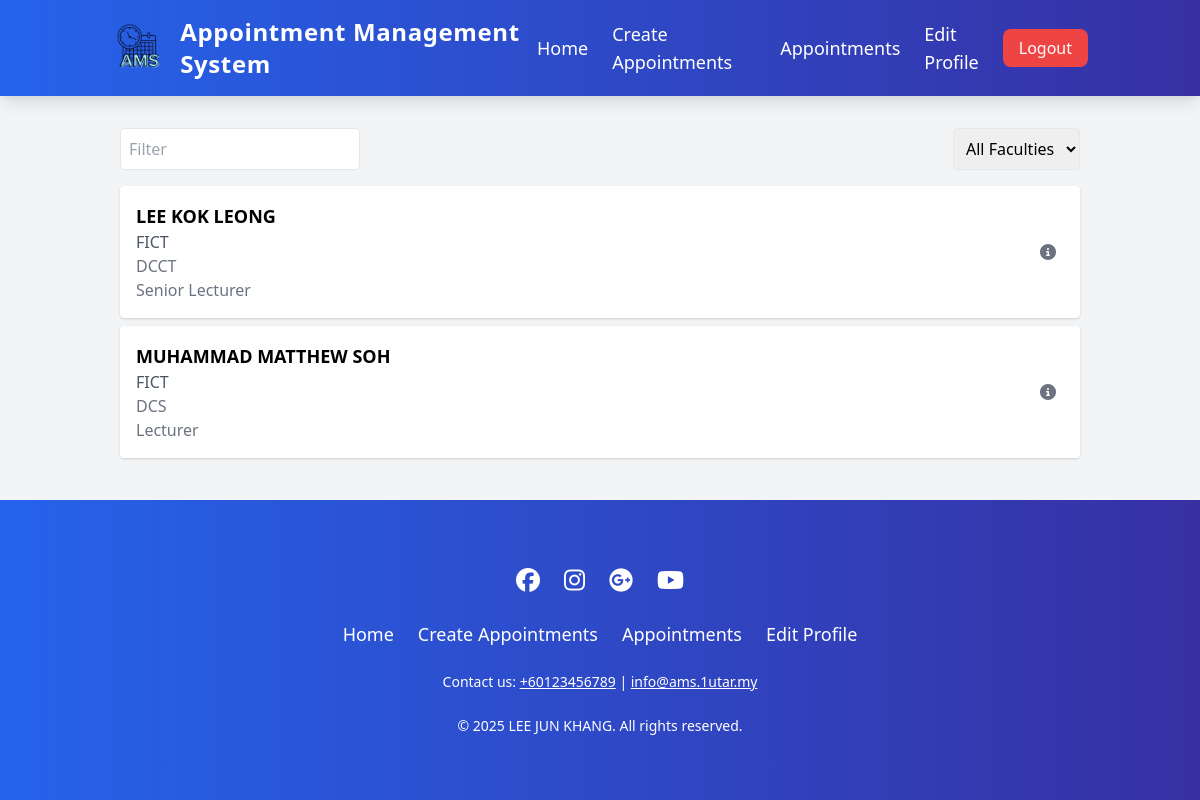
The page /lecturer_list.php (signed in) on the database as committed earlier.
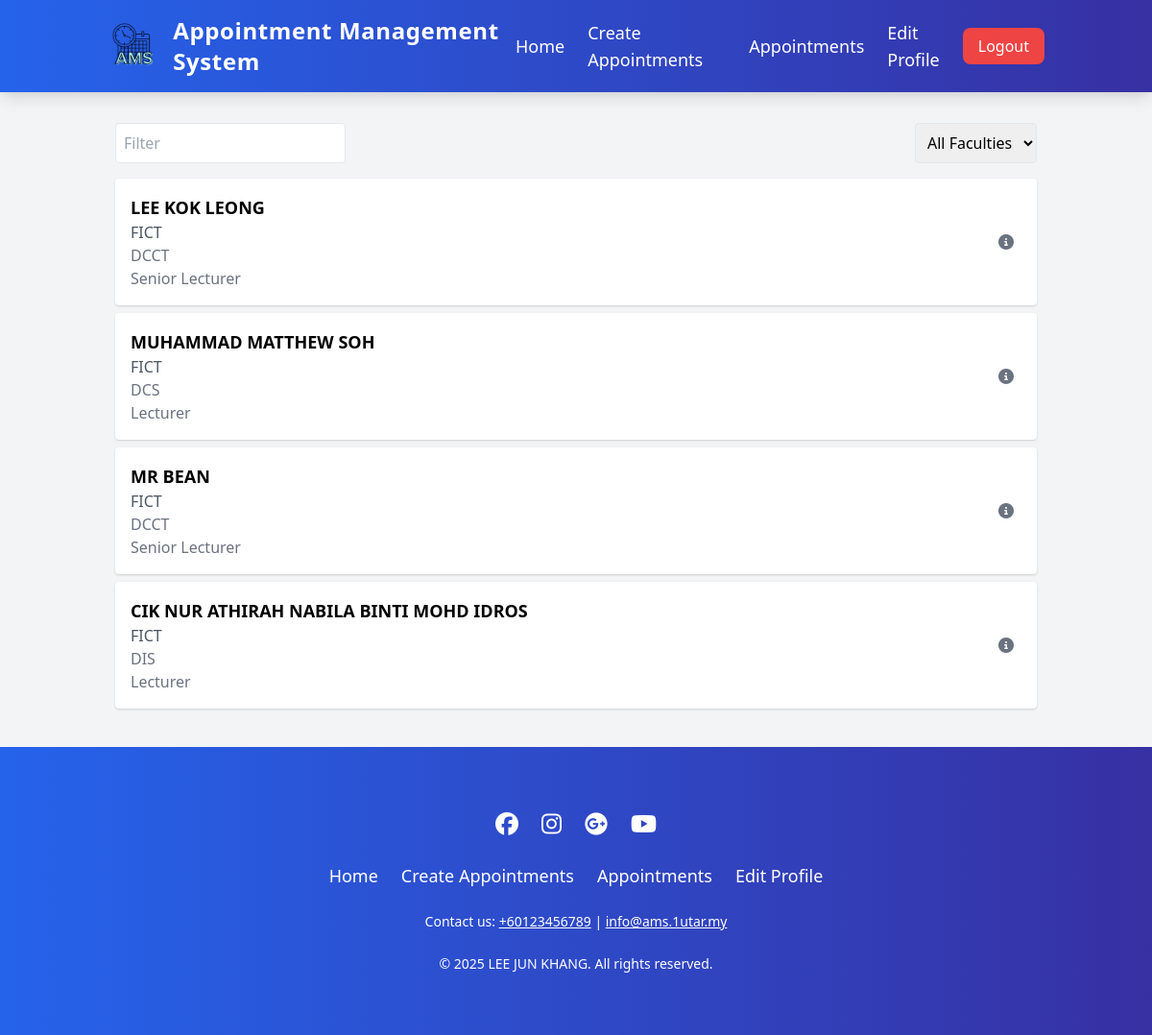
The same page on the database as committed later.
### tables this page shows
CREATE TABLE `lecturers` (
  `id` bigint(11) NOT NULL,
  `user_id` bigint(11) NOT NULL,
  `username` varchar(100) NOT NULL,
  `faculty` varchar(100) NOT NULL,
  `department` varchar(100) NOT NULL,
  `designation` varchar(50) NOT NULL,
  `office_no` text DEFAULT NULL
);

### lecturer_list.php (the view, shortened to what this page needs)
<?php
include('database.php');
$query = "SELECT id, username, user_id, faculty, department, designation FROM lecturers";
$result = $con->query($query);
$lecturers = [];
if ($result->num_rows > 0) {
    while ($row = $result->fetch_assoc()) {
        $lecturer_id = $row['id'];
        $avail_query = "SELECT * FROM lecturer_availability WHERE lecturer_id = ?";
        $stmt = $con->prepare($avail_query);
        $stmt->bind_param("i", $lecturer_id);
        $stmt->execute();
        $avail_result = $stmt->get_result();
        $availability_strings = [];
        while ($avail_row = $avail_result->fetch_assoc()) {
            if ($avail_row['is_recurring']) {
                $days = ['Sunday', 'Monday', 'Tuesday', 'Wednesday', 'Thursday', 'Friday', 'Saturday'];
                $day_of_week = $days[$avail_row['day_of_week']];
                $start_time = date("h:i A", strtotime($avail_row['start_time']));
                $end_time = date("h:i A", strtotime($avail_row['end_time']));
                $recurring_period = '';
                if ($avail_row['start_date'] && $avail_row['end_date']) {
                    $start_date = date("d M Y", strtotime($avail_row['start_date']));
                    $end_date = date("d M Y", strtotime($avail_row['end_date']));
                    $recurring_period = " (from $start_date to $end_date)";
                }
                $availability_strings[] = "Every $day_of_week, $start_time - $end_time$recurring_period";
            } else {
                $start_datetime = date("d M Y, h:i A", strtotime($avail_row['start_datetime']));
                $end_datetime = date("h:i A", strtotime($avail_row['end_datetime']));
                $availability_strings[] = "$start_datetime - $end_datetime";
            }
        }
        $row['availability'] = $availability_strings;
        $lecturers[] = $row;
    }
}
?>
<!DOCTYPE html>
<html lang="en">
<head>
    <link href="https://cdn.jsdelivr.net/npm/tailwindcss@2.2.19/dist/tailwind.min.css" rel="stylesheet">
    <link rel="stylesheet" href="https://cdnjs.cloudflare.com/ajax/libs/font-awesome/6.5.2/css/all.min.css">
</head>
<body class="bg-gray-100 font-merriweather">
    <?php
    include("header.php");
    ?>
    <div class="container mx-auto p-4">
        <div class="flex justify-between items-center mb-4">
            <div class="relative w-1/4">
                <input type="text" id="search-filter" placeholder="Filter" class="border p-2 rounded w-full">
            </div>
            <select class="border p-2 rounded">
                <option>All Faculties</option>
            </select>
        </div>
        <div id="lecturer-list">
            <?php if (empty($lecturers)): ?>
            <p class="text-center text-gray-500">No lecturers found.</p>
            <?php else: ?>
            <?php foreach ($lecturers as $lecturer): ?>
            <div class="lecturer-card bg-white p-4 mb-2 rounded shadow flex justify-between items-center cursor-pointer"
                data-id="<?php echo $lecturer['id']; ?>"
                data-availability="<?php echo htmlspecialchars(json_encode($lecturer['availability'])); ?>">
                <div>
                    <h3 class="text-lg font-semibold"><?php echo htmlspecialchars($lecturer['username']); ?></h3>
                    <p class="text-gray-600"><?php echo htmlspecialchars($lecturer['faculty']); ?></p>
                    <p class="text-gray-500"><?php echo htmlspecialchars($lecturer['department']); ?></p>
                    <p class="text-gray-500"><?php echo htmlspecialchars($lecturer['designation']); ?></p>
                </div>
                <div class="flex space-x-4">
                    <button
                        class="text-gray-500 hover:text-blue-600 p-2 rounded-full hover:bg-blue-50 transition-colors duration-300"
                        title="View Details">
                        <i class="fas fa-info-circle"></i>
                    </button>
                </div>
            </div>
            <?php endforeach; ?>
            <?php endif; ?>
        </div>
    </div>
    <?php
    include("footer.php");
    ?>
</body>
</html>

Rows that differ between the two databases and show on the page:
added lecturers: username "MR BEAN", faculty "FICT", department "DCCT", designation "Senior Lecturer"
added lecturers: username "CIK NUR ATHIRAH NABILA BINTI MOHD IDROS", faculty "FICT", department "DIS", designation "Lecturer"
